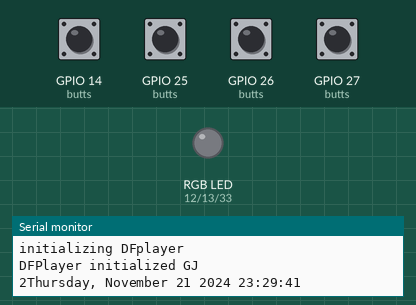
This sketch was run on a simulated ESP32. Parts: an RGB LED mixed from three pins (HIGH = lit), the last lines printed to the serial monitor. Inputs (shaded band) come from the test bench; at power-on: GPIO 14 (butts), GPIO 25 (butts), GPIO 26 (butts), GPIO 27 (butts) HIGH. Dim RGB values are drawn brighter than linear; the local clock reads 2024-03-15 10:24:30 at power-on unless the sketch sets it; the audio player accepts every command and is not drawn.

Above: at 1.7 s.
1.8 s: GPIO 25 (butts) pulled LOW for 0.15 s
At 3.0 s:
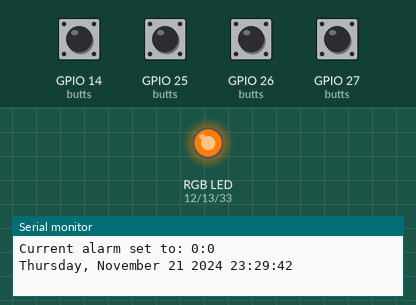
3.4 s: GPIO 25 (butts) pulled LOW for 1 s
At 4.4 s:
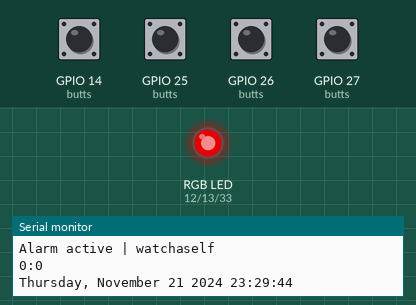
9.1 s: GPIO 25 (butts) pulled LOW for 0.15 s
At 9.8 s:
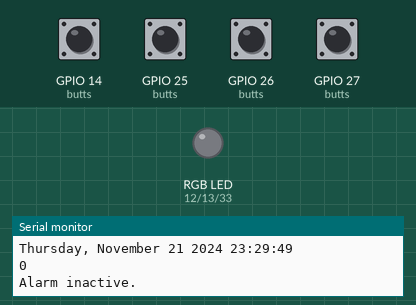
10.7 s: GPIO 25 (butts) pulled LOW for 0.15 s
At 11.1 s:
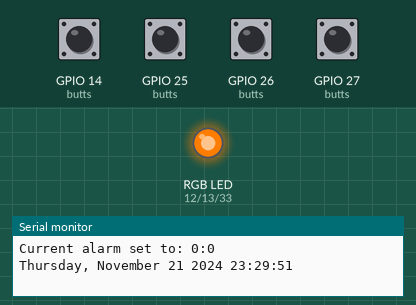
Timing chart, 0 to 13.3 s (numbered marks = the images above; inputs shaded):
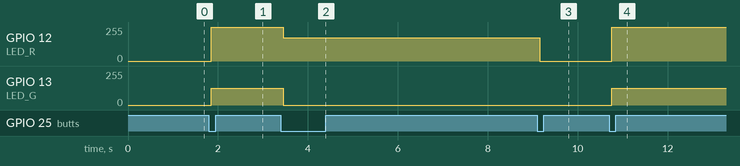

The sketch:

17_12_theChunks_iMeanItAll.ino
```cpp
/*
  pia 17/12 - code for ALARM, buttons. putting on button controller.
  -> if sd card not working, have to unplug replug.

  -> TIME & alarm -> update display every s.
  -> uses esp32 rtc library as in student accom i can't use wifi time.
     if had real house  i could.

  -> note should probably code so alarm disables after a while.
*/

#include "Arduino.h"
#include <SoftwareSerial.h>
#include "DFRobotDFPlayerMini.h"
#include <ESP32Time.h>

//ESP32Time rtc;
ESP32Time rtc(3600);  // offset in seconds GMT+1

// dfplayer things & communication
SoftwareSerial mySoftwareSerial(17, 16); // RX and TX pins for esp.
DFRobotDFPlayerMini player; // dfplayer inst.

// buttons
#define ALARMBUTT 25
#define HOURBUTT 26
#define MINBUTT 27
#define SOUNDBUTT 14

// led pins
#define LED_R 12
#define LED_G 13
#define LED_B 33
int leds[] = {LED_R, LED_G, LED_B};

// readings are hex vals (high = 1111, low = 000)
int thisButtRead[] = {LOW, LOW, LOW, LOW};
int lastButtRead[] = {LOW, LOW, LOW, LOW};
int butts[] = {ALARMBUTT, HOURBUTT, MINBUTT, SOUNDBUTT};

// debounce is for delay ...
unsigned long lastDebounceTime[4] = {0, 0, 0, 0};
const unsigned long debounceDelay = 50;

int alarmState = 0; // tri-state alarm var

int sound = 2; // 6-state sound var
int numSounds = 2;
bool playing = false;

// buffers for set-alarm time and real time
int hours = 0;
int mins = 0;
char alarmTime[6]; // HH:MM -> string buffer or character array
char currentTime[6]; // HH:MM

static unsigned long lastTimeUpdate = 0; // counts 0-1000ms, 1s


void setup() {
  rtc.setTime(40, 29, 22, 21, 11, 2024); // 21st Nov 2024, 23:30:20 -> offset by one hour (??)

  // setup serial & mp3
  mySoftwareSerial.begin(9600);
  Serial.begin(115200);

  Serial.println();
  Serial.println(F("initializing DFplayer"));
  if (!player.begin(mySoftwareSerial)) {
    Serial.println(F("Not initialized:"));
    Serial.println(F("1. Check the DFPlayer Mini connections"));
    Serial.println(F("2. Insert an SD card"));
    while (true);
  }
  Serial.println();
  Serial.println(F("DFPlayer initialized GJ"));

  player.volume(5); // max vol YES
  player.EQ(0); // equalizer because i'm woke

  // set up buttons
  for (int i = 0; i < sizeof(butts) / sizeof(butts[0]); i++) { // why this  ? -> BYTES
    pinMode(butts[i], INPUT_PULLUP);
  }

  // setup LED
  for (int i = 0; i < sizeof(leds) / sizeof(leds[0]); i++) {
    pinMode(leds[i], OUTPUT);
  }

  Serial.print(sound); // current sound.
}


void loop() {
  // in loop : check all buttons to see if action is required.
  // buttons -> must push-release to register, no infinite holds.

  // time display, change every second.
  if (millis() - lastTimeUpdate >= 1000) { // need this as esp32 cycle uneven
    lastTimeUpdate = millis();
    Serial.println(rtc.getTime("%A, %B %d %Y %H:%M:%S"));   // (String) returns time with specified format
  }
  struct tm timeinfo = rtc.getTimeStruct();

  sprintf(alarmTime, "%02d:%02d", hours, mins);
  sprintf(currentTime, "%02d:%02d", rtc.getHour(true), rtc.getMinute());

  // get all readings - external loop checks ALL BUTTONS using this
  for (int i = 0; i < sizeof(butts) / sizeof(butts[0]); i++) {
    int reading = digitalRead(butts[i]);

  // check for debouncing - push-release
    if (reading != lastButtRead[i]) {
      lastDebounceTime[i] = millis();
    }

    if ((millis() - lastDebounceTime[i]) > debounceDelay) {
      // If the button state has changed
      if (reading != thisButtRead[i]) {
        thisButtRead[i] = reading;

        // Only trigger on button press (active-low)
        if (thisButtRead[i] == LOW) {
          buttPressed(i);
        }
      }
    }

    // set 0-1 dependent.
    lastButtRead[i] = reading;

    // CHECK ALARM STATE and COMPARE THE TIME;
    if (strcmp(alarmTime, currentTime) == 0 && alarmState == 2) {
      if (playing == false) {
        Serial.println("Alarm started.");
        playing = true;
        player.loop(sound); // disabled in alarmChangeState().
      }
    }
  }
}


void buttPressed(int buttIndex) {
  // switch and perform fn based on butt index + states. Uses index.
  switch (buttIndex) {
    case 0: // Alarm button
      alarmChangeState();
      break;
    case 1: // Hour button
      changeTime(HOURBUTT);
      // change line to display.
      break;
    case 2: // Minute button
      changeTime(MINBUTT);
      break;
    case 3: // Sound button
      soundChange();
      break;
  }
}

void alarmChangeState() {
  // change state of the alarm (inactive -> setting -> active ->...)
  alarmState = (alarmState + 1) % 3;
  Serial.println(alarmState);

  if (alarmState == 0) {
    player.pause();
    playing = false; // turn off alarm
    Serial.println(F("Alarm inactive."));
    setColor(0, 0, 0); // inactive
  }
  else if (alarmState == 1) {
    Serial.println(F("SETTING ALARM | increment hours-mins, and press ALARM again to set."));
    Serial.print(F("Current alarm set to: "));
    Serial.print(hours);
    Serial.print(":");
    Serial.print(mins);
    Serial.println();
    setColor(255, 125, 0); // set - yellow
  }
  else {
    Serial.println(F("Alarm active | watchaself"));
    // set alarm sbuffer, display on LCD screen.
    Serial.print(hours);
    Serial.print(":");
    Serial.print(mins);
    Serial.println();
    setColor(175, 0, 0); // red - active
  }
}

void setColor(int redValue, int greenValue, int blueValue) {
  analogWrite(LED_R, 0 + redValue);
  analogWrite(LED_G, 0 + greenValue);
  analogWrite(LED_B, 0 + blueValue);
}


void changeTime(int pin) {
  if (alarmState != 1) {
    Serial.println("Not in set mode, can't change time.");
    return;
  }

  if (pin == MINBUTT) {
    mins = (mins + 5) % 60;
  }
  if (pin == HOURBUTT) {
    hours = (hours + 1) % 24;
  }
  Serial.print(hours);
  Serial.print(":");
  Serial.print(mins);
  Serial.println();
}

void soundChange() {
  if (alarmState == 2) {
    // messes with alarm looping.
    Serial.println("Bro you can't do that right now!");
    return;
  }

  // change the sound, based on limit
  sound = (sound % numSounds) + 1; // 1 more cause thats how deef works i guess
  player.play(sound);

  Serial.println(F("Changed alarm sound to file "));
  Serial.println(sound);

  // save string to variable, display sound change for 10 seconds. then revert.
}
```

Measured:
- after the input at 1.8 s, GPIO 12 (LED_R): 0/255 → 255/255 after 0.05 s; GPIO 13 (LED_G): 0/255 → 125/255 after 0.05 s
- after the input at 3.4 s, GPIO 12 (LED_R): 255/255 → 175/255 after 0.06 s; GPIO 13 (LED_G): 125/255 → 0/255 after 0.06 s
- after the input at 9.1 s, GPIO 12 (LED_R): 175/255 → 0/255 after 0.05 s
- after the input at 10.7 s, GPIO 12 (LED_R): 0/255 → 255/255 after 0.06 s; GPIO 13 (LED_G): 0/255 → 125/255 after 0.06 s
